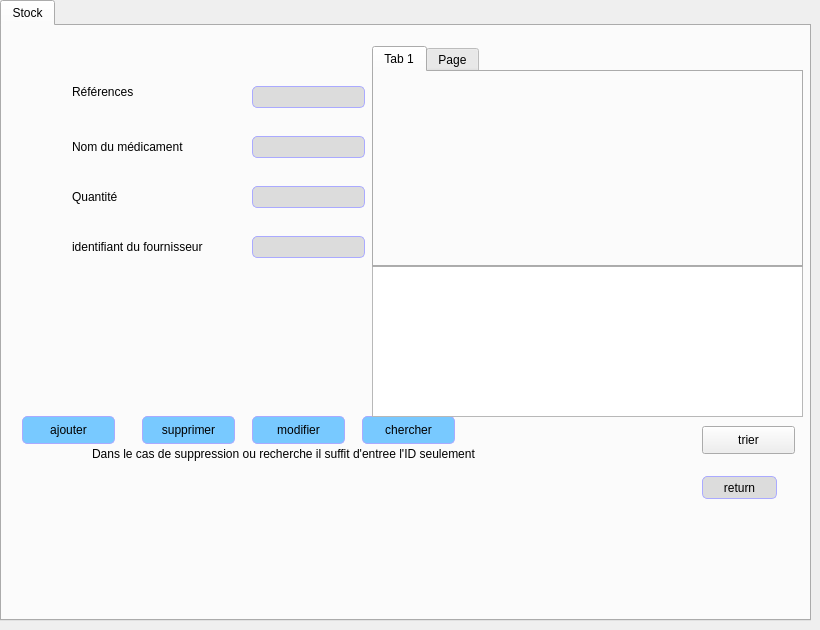
        <widget class="QWidget" name="page_19">
         <widget class="QTabWidget" name="tabWidget_13">
          <property name="geometry">
           <rect>
            <x>0</x>
            <y>0</y>
            <width>811</width>
            <height>621</height>
           </rect>
          </property>
          <widget class="QWidget" name="tab_16">
           <attribute name="title">
            <string>Stock</string>
           </attribute>
           <widget class="QPushButton" name="pushButton_31">
            <property name="geometry">
             <rect>
              <x>700</x>
              <y>450</y>
              <width>75</width>
              <height>23</height>
             </rect>
            </property>
            <property name="styleSheet">
             <string notr="true">QPushButton:checked {
    background-color: qlineargradient(spread:pad, x1:0, y1:0, x2:0, y2:1,   stop:0 rgb(120, 201, 255), stop:1 rgb(120, 0, 255))
}

QPushButton:hover {

	
	background-color: rgb(255, 0, 0);
}
QPushButton {
    background-color: rgb(220,220,220);
 border: 1px solid black;
	border-color: rgb(170, 170, 255);
     border-radius: 5px;
}</string>
            </property>
            <property name="text">
             <string>return</string>
            </property>
           </widget>
           <widget class="QLabel" name="label_21">
            <property name="geometry">
             <rect>
              <x>70</x>
              <y>160</y>
              <width>101</width>
              <height>21</height>
             </rect>
            </property>
            <property name="text">
             <string>Quantité</string>
            </property>
           </widget>
           <widget class="QLineEdit" name="lineEdit_15">
            <property name="geometry">
             <rect>
              <x>250</x>
              <y>110</y>
              <width>113</width>
              <height>22</height>
             </rect>
            </property>
            <property name="styleSheet">
             <string notr="true">background-color: rgb(220,220,220);
 border: 1px solid black;
	border-color: rgb(170, 170, 255);
     border-radius: 5px;</string>
            </property>
           </widget>
           <widget class="QLineEdit" name="lineEdit_16">
            <property name="geometry">
             <rect>
              <x>250</x>
              <y>160</y>
              <width>113</width>
              <height>22</height>
             </rect>
            </property>
            <property name="styleSheet">
             <string notr="true">background-color: rgb(220,220,220);
 border: 1px solid black;
	border-color: rgb(170, 170, 255);
     border-radius: 5px;</string>
            </property>
           </widget>
           <widget class="QPushButton" name="pushButton_52">
            <property name="geometry">
             <rect>
              <x>250</x>
              <y>390</y>
              <width>93</width>
              <height>28</height>
             </rect>
            </property>
            <property name="styleSheet">
             <string notr="true">QPushButton:checked {
    background-color: qlineargradient(spread:pad, x1:0, y1:0, x2:0, y2:1,   stop:0 rgb(120, 201, 255), stop:1 rgb(120, 0, 255))
}

QPushButton:hover {

	background-color: rgb(170, 255, 255);
}
QPushButton {
     background-color: rgb(120, 201, 255); border: 1px solid black;
	border-color: rgb(170, 170, 255);
     border-radius: 5px;
}</string>
            </property>
            <property name="text">
             <string>modifier</string>
            </property>
           </widget>
           <widget class="QPushButton" name="pushButton_50">
            <property name="geometry">
             <rect>
              <x>20</x>
              <y>390</y>
              <width>93</width>
              <height>28</height>
             </rect>
            </property>
            <property name="styleSheet">
             <string notr="true">QPushButton:checked {
    background-color: qlineargradient(spread:pad, x1:0, y1:0, x2:0, y2:1,   stop:0 rgb(120, 201, 255), stop:1 rgb(120, 0, 255))
}

QPushButton:hover {

	background-color: rgb(170, 255, 255);
}
QPushButton {
     background-color: rgb(120, 201, 255); border: 1px solid black;
	border-color: rgb(170, 170, 255);
     border-radius: 5px;
}</string>
            </property>
            <property name="text">
             <string>ajouter</string>
            </property>
           </widget>
           <widget class="QLineEdit" name="lineEdit_supp">
            <property name="geometry">
             <rect>
              <x>250</x>
              <y>60</y>
              <width>113</width>
              <height>22</height>
             </rect>
            </property>
            <property name="styleSheet">
             <string notr="true">background-color: rgb(220,220,220);
 border: 1px solid black;
	border-color: rgb(170, 170, 255);
     border-radius: 5px;</string>
            </property>
           </widget>
           <widget class="QLabel" name="label_20">
            <property name="geometry">
             <rect>
              <x>70</x>
              <y>110</y>
              <width>131</width>
              <height>21</height>
             </rect>
            </property>
            <property name="text">
             <string>Nom du médicament</string>
            </property>
           </widget>
           <widget class="QPushButton" name="pushButton_51">
            <property name="geometry">
             <rect>
              <x>140</x>
              <y>390</y>
              <width>93</width>
              <height>28</height>
             </rect>
            </property>
            <property name="styleSheet">
             <string notr="true">QPushButton:checked {
    background-color: qlineargradient(spread:pad, x1:0, y1:0, x2:0, y2:1,   stop:0 rgb(120, 201, 255), stop:1 rgb(120, 0, 255))
}

QPushButton:hover {

	background-color: rgb(170, 255, 255);
}
QPushButton {
     background-color: rgb(120, 201, 255); border: 1px solid black;
	border-color: rgb(170, 170, 255);
     border-radius: 5px;
}</string>
            </property>
            <property name="text">
             <string>supprimer</string>
            </property>
           </widget>
           <widget class="QLabel" name="label_19">
            <property name="geometry">
             <rect>
              <x>70</x>
              <y>50</y>
              <width>71</width>
              <height>31</height>
             </rect>
            </property>
            <property name="text">
             <string>Références</string>
            </property>
           </widget>
           <widget class="QPushButton" name="pushButton_53">
            <property name="geometry">
             <rect>
              <x>360</x>
              <y>390</y>
              <width>93</width>
              <height>28</height>
             </rect>
            </property>
            <property name="styleSheet">
             <string notr="true">QPushButton:checked {
    background-color: qlineargradient(spread:pad, x1:0, y1:0, x2:0, y2:1,   stop:0 rgb(120, 201, 255), stop:1 rgb(120, 0, 255))
}

QPushButton:hover {

	background-color: rgb(170, 255, 255);
}
QPushButton {
     background-color: rgb(120, 201, 255); border: 1px solid black;
	border-color: rgb(170, 170, 255);
     border-radius: 5px;
}</string>
            </property>
            <property name="text">
             <string>chercher</string>
            </property>
           </widget>
           <widget class="QLabel" name="label_47">
            <property name="geometry">
             <rect>
              <x>90</x>
              <y>420</y>
              <width>451</width>
              <height>16</height>
             </rect>
            </property>
            <property name="text">
             <string>Dans le cas de suppression ou recherche il suffit d'entree l'ID seulement</string>
            </property>
           </widget>
           <widget class="QTableView" name="tableView_stock">
            <property name="geometry">
             <rect>
              <x>370</x>
              <y>240</y>
              <width>431</width>
              <height>151</height>
             </rect>
            </property>
           </widget>
           <widget class="QPushButton" name="pushButton_86">
            <property name="geometry">
             <rect>
              <x>700</x>
              <y>400</y>
              <width>93</width>
              <height>28</height>
             </rect>
            </property>
            <property name="text">
             <string>trier</string>
            </property>
           </widget>
           <widget class="QLineEdit" name="lineEdit_28">
            <property name="geometry">
             <rect>
              <x>250</x>
              <y>210</y>
              <width>113</width>
              <height>22</height>
             </rect>
            </property>
            <property name="styleSheet">
             <string notr="true">background-color: rgb(220,220,220);
 border: 1px solid black;
	border-color: rgb(170, 170, 255);
     border-radius: 5px;</string>
            </property>
           </widget>
           <widget class="QLabel" name="label_38">
            <property name="geometry">
             <rect>
              <x>70</x>
              <y>210</y>
              <width>131</width>
              <height>21</height>
             </rect>
            </property>
            <property name="text">
             <string>identifiant du fournisseur</string>
            </property>
           </widget>
           <widget class="QTabWidget" name="tabWidget_6">
            <property name="geometry">
             <rect>
              <x>370</x>
              <y>20</y>
              <width>431</width>
              <height>221</height>
             </rect>
            </property>
            <property name="currentIndex">
             <number>0</number>
            </property>
            <widget class="QWidget" name="tab_6">
             <attribute name="title">
              <string>Tab 1</string>
             </attribute>
             <widget class="QCustomPlot" name="plot" native="true">
              <property name="geometry">
               <rect>
                <x>0</x>
                <y>0</y>
                <width>411</width>
                <height>201</height>
               </rect>
              </property>
             </widget>
            </widget>
            <widget class="QWidget" name="tab_9">
             <attribute name="title">
              <string>Page</string>
             </attribute>
            </widget>
           </widget>
          </widget>
         </widget>
        </widget>
